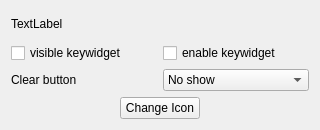
<?xml version="1.0" encoding="UTF-8"?>
<ui version="4.0">
 <class>Widget</class>
 <widget class="QWidget" name="Widget">
  <property name="geometry">
   <rect>
    <x>0</x>
    <y>0</y>
    <width>320</width>
    <height>130</height>
   </rect>
  </property>
  <property name="windowTitle">
   <string>QKeySequenceWidget Demo</string>
  </property>
  <layout class="QVBoxLayout" name="verticalLayout">
   <item>
    <layout class="QHBoxLayout" name="horizontalLayout">
     <item>
      <widget class="QLabel" name="label">
       <property name="text">
        <string>TextLabel</string>
       </property>
      </widget>
     </item>
     <item>
      <widget class="QKeySequenceWidget" name="keyWidget">
       <property name="clearButton" stdset="0">
        <set>QKeySequenceWidget::ShowRight</set>
       </property>
      </widget>
     </item>
    </layout>
   </item>
   <item>
    <layout class="QHBoxLayout" name="horizontalLayout_2">
     <item>
      <widget class="QCheckBox" name="checkVisible">
       <property name="text">
        <string>visible keywidget</string>
       </property>
      </widget>
     </item>
     <item>
      <widget class="QCheckBox" name="checkEnable">
       <property name="text">
        <string>enable keywidget</string>
       </property>
      </widget>
     </item>
    </layout>
   </item>
   <item>
    <layout class="QHBoxLayout" name="horizontalLayout_3">
     <item>
      <widget class="QLabel" name="labClearBitton">
       <property name="text">
        <string>Clear button</string>
       </property>
      </widget>
     </item>
     <item>
      <widget class="QComboBox" name="comboBox">
       <item>
        <property name="text">
         <string>No show</string>
        </property>
       </item>
       <item>
        <property name="text">
         <string>Show left</string>
        </property>
       </item>
       <item>
        <property name="text">
         <string>Show right</string>
        </property>
       </item>
      </widget>
     </item>
    </layout>
   </item>
   <item>
    <layout class="QHBoxLayout" name="horizontalLayout_4">
     <item>
      <spacer name="horizontalSpacer">
       <property name="orientation">
        <enum>Qt::Horizontal</enum>
       </property>
       <property name="sizeHint" stdset="0">
        <size>
         <width>40</width>
         <height>20</height>
        </size>
       </property>
      </spacer>
     </item>
     <item>
      <widget class="QPushButton" name="pushButton">
       <property name="text">
        <string>Change Icon</string>
       </property>
      </widget>
     </item>
     <item>
      <spacer name="horizontalSpacer_2">
       <property name="orientation">
        <enum>Qt::Horizontal</enum>
       </property>
       <property name="sizeHint" stdset="0">
        <size>
         <width>40</width>
         <height>20</height>
        </size>
       </property>
      </spacer>
     </item>
    </layout>
   </item>
  </layout>
 </widget>
 <customwidgets>
  <customwidget>
   <class>QKeySequenceWidget</class>
   <extends>QWidget</extends>
   <header>qkeysequencewidget.h</header>
  </customwidget>
 </customwidgets>
 <resources/>
 <connections/>
</ui>
